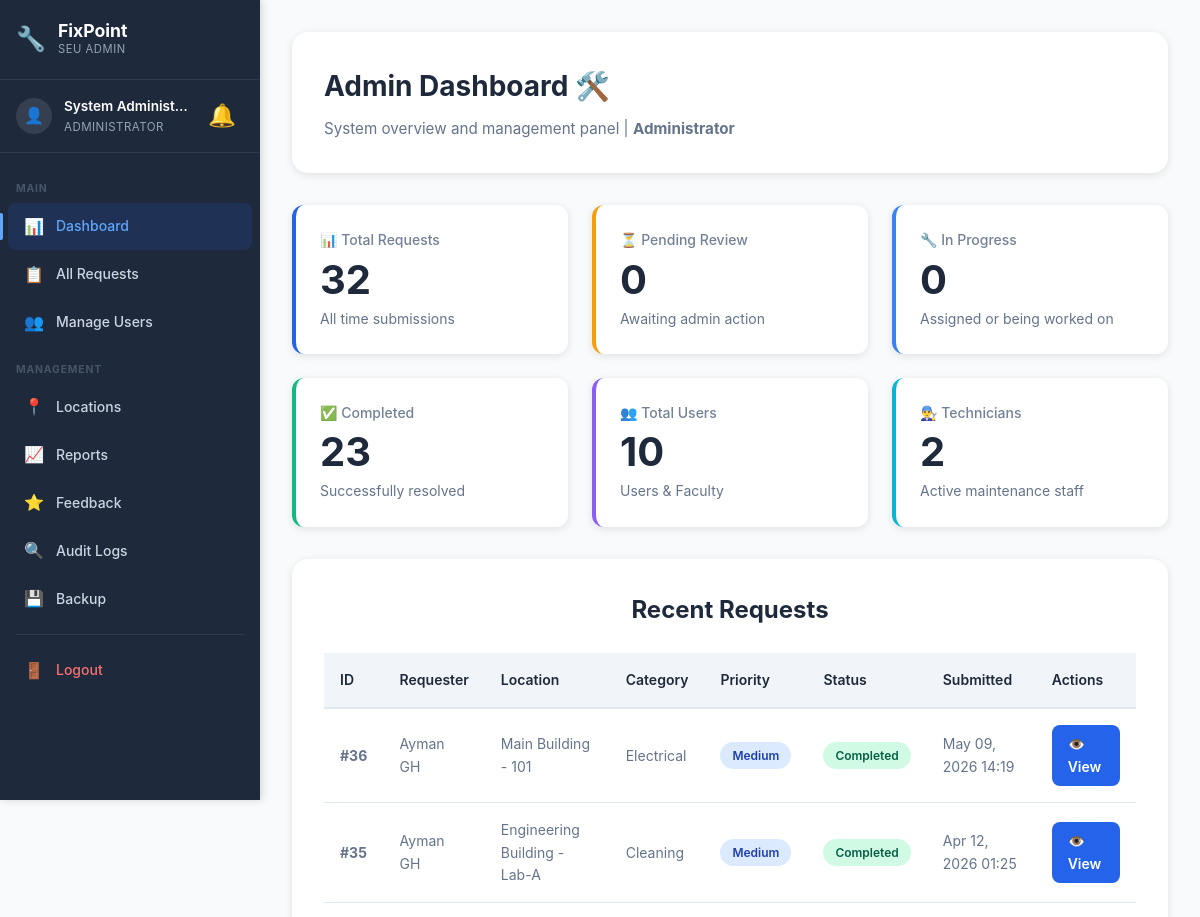
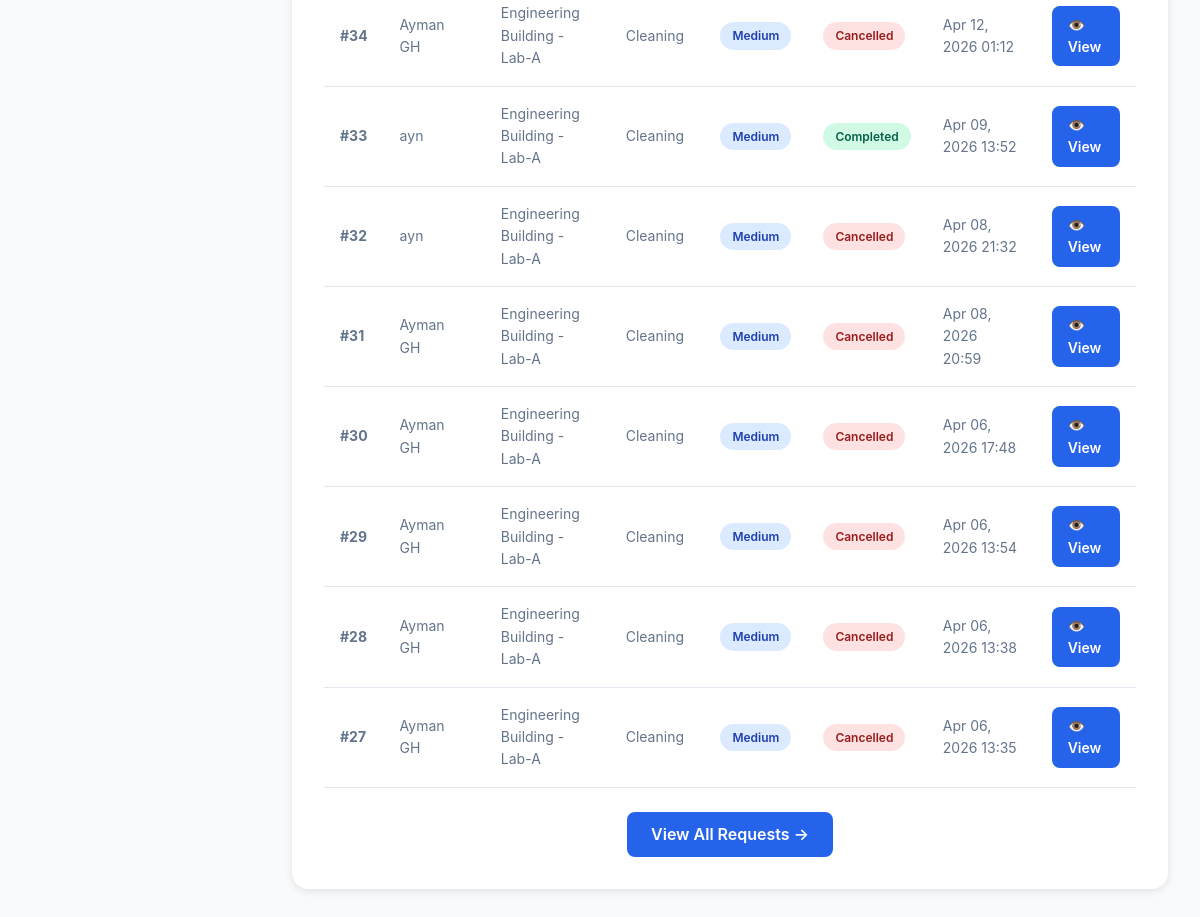
Screenshot of /admin/dashboard.php (signed in) with the database file from the repository (2 pictures, top to bottom).
### tables this page shows
CREATE TABLE `maintenancerequest` (
  `RequestID` int(11) NOT NULL,
  `UserID` int(11) NOT NULL,
  `LocationID` int(11) NOT NULL,
  `CategoryID` int(11) NOT NULL,
  `PriorityID` int(11) NOT NULL,
  `StatusID` int(11) NOT NULL DEFAULT 1,
  `Title` varchar(200) NOT NULL,
  `Description` text NOT NULL,
  `SubmittedAt` timestamp NOT NULL DEFAULT current_timestamp(),
  `UpdatedAt` timestamp NOT NULL DEFAULT current_timestamp() ON UPDATE current_timestamp(),
  `CompletedAt` timestamp NULL DEFAULT NULL
);

CREATE TABLE `user` (
  `UserID` int(11) NOT NULL,
  `RoleID` int(11) NOT NULL,
  `Name` varchar(100) NOT NULL,
  `Email` varchar(100) NOT NULL,
  `Password` varchar(255) NOT NULL,
  `Phone` varchar(20) DEFAULT NULL,
  `MaxRequestsPerWeek` int(11) DEFAULT 2,
  `CreatedAt` timestamp NOT NULL DEFAULT current_timestamp(),
  `LastResetAt` datetime DEFAULT NULL
);

CREATE TABLE `location` (
  `LocationID` int(11) NOT NULL,
  `BuildingName` varchar(100) NOT NULL,
  `FloorNumber` varchar(20) DEFAULT NULL,
  `RoomNumber` varchar(50) DEFAULT NULL,
  `Description` text DEFAULT NULL
);

CREATE TABLE `category` (
  `CategoryID` int(11) NOT NULL,
  `CategoryName` varchar(100) NOT NULL,
  `Description` text DEFAULT NULL
);

CREATE TABLE `priority` (
  `PriorityID` int(11) NOT NULL,
  `PriorityLevel` varchar(50) NOT NULL,
  `Description` text DEFAULT NULL
);

CREATE TABLE `status` (
  `StatusID` int(11) NOT NULL,
  `StatusName` varchar(50) NOT NULL,
  `Description` text DEFAULT NULL
);

### config/helpers.php (called while the page is built, shortened)
<?php
function formatDate($date, $format = 'M d, Y H:i') {
    return date($format, strtotime($date));
}
function e($string) {
    return htmlspecialchars($string, ENT_QUOTES, 'UTF-8');
}
function getStatusBadgeClass($status_name) {
    $classes = [
        'Pending'     => 'status-pending',
        'Reviewed'    => 'status-reviewed',
        'Assigned'    => 'status-assigned',
        'In Progress' => 'status-in-progress',
        'Completed'   => 'status-completed',
        'Cancelled'   => 'status-cancelled'
    ];
    return $classes[$status_name] ?? 'status-default';
}
function getPriorityBadgeClass($priority_level) {
    $classes = [
        'Low'      => 'priority-low',
        'Medium'   => 'priority-medium',
        'High'     => 'priority-high',
        'Critical' => 'priority-critical'
    ];
    return $classes[$priority_level] ?? 'priority-default';
}
?>

### admin/dashboard.php (the view, shortened to what this page needs)
<?php
require_once __DIR__ . '/../config/database.php';
require_once __DIR__ . '/../config/helpers.php';
$user_name = $_SESSION['name'];
$stats = [];
$sql = "SELECT COUNT(*) as total FROM maintenancerequest";
$stats['total'] = $conn->query($sql)->fetch_assoc()['total'];
$sql = "SELECT COUNT(*) as count FROM maintenancerequest WHERE StatusID = 1";
$stats['pending'] = $conn->query($sql)->fetch_assoc()['count'];
$sql = "SELECT COUNT(*) as count FROM maintenancerequest WHERE StatusID IN (3, 4)";
$stats['in_progress'] = $conn->query($sql)->fetch_assoc()['count'];
$sql = "SELECT COUNT(*) as count FROM maintenancerequest WHERE StatusID = 5";
$stats['completed'] = $conn->query($sql)->fetch_assoc()['count'];
$sql = "SELECT COUNT(*) as count FROM user WHERE RoleID IN (3, 4)";
$stats['users'] = $conn->query($sql)->fetch_assoc()['count'];
$sql = "SELECT COUNT(*) as count FROM user WHERE RoleID = 2";
$stats['technicians'] = $conn->query($sql)->fetch_assoc()['count'];
$sql = "SELECT mr.RequestID, mr.Title, mr.Description, mr.SubmittedAt,
            u.Name as RequesterName, l.BuildingName, l.RoomNumber,
            c.CategoryName, p.PriorityLevel, s.StatusName
        FROM maintenancerequest mr
        JOIN user u ON mr.UserID = u.UserID
        JOIN location l ON mr.LocationID = l.LocationID
        JOIN category c ON mr.CategoryID = c.CategoryID
        JOIN priority p ON mr.PriorityID = p.PriorityID
        JOIN status s ON mr.StatusID = s.StatusID
        ORDER BY mr.SubmittedAt DESC LIMIT 10";
$recent_requests = $conn->query($sql)->fetch_all(MYSQLI_ASSOC);
$current_page = 'dashboard';
?>
<!DOCTYPE html>
<html lang="en">
<head>
    <link rel="stylesheet" href="../assets/css/style.css">
    <link rel="stylesheet" href="../assets/css/dashboard.css">
    <link rel="stylesheet" href="../assets/css/sidebar.css">
</head>
<body class="has-sidebar">
    <aside class="sidebar" id="sidebar">
        <div class="sidebar-header">
            <div class="sidebar-logo">
                <span class="sidebar-logo-icon">🔧</span>
                <div>
                    <span class="sidebar-logo-text">FixPoint</span>
                    <span class="sidebar-logo-sub">SEU Admin</span>
                </div>
            </div>
        </div>
        <div class="sidebar-user">
            <div class="sidebar-avatar">👤</div>
            <div class="sidebar-user-info">
                <span class="sidebar-user-name"><?php echo e($user_name); ?></span>
                <span class="sidebar-user-role">Administrator</span>
            </div>
            <?php include __DIR__ . '/../includes/notification-bell.php'; ?>
        </div>
        <nav class="sidebar-nav">
            <div class="sidebar-section-label">Main</div>
            <a href="dashboard.php" class="sidebar-link <?php echo $current_page === 'dashboard' ? 'active' : ''; ?>">
                <span class="sidebar-icon">📊</span><span>Dashboard</span>
            </a>
            <a href="all-requests.php" class="sidebar-link <?php echo $current_page === 'all-requests' ? 'active' : ''; ?>">
                <span class="sidebar-icon">📋</span><span>All Requests</span>
            </a>
            <a href="users.php" class="sidebar-link <?php echo $current_page === 'users' ? 'active' : ''; ?>">
                <span class="sidebar-icon">👥</span><span>Manage Users</span>
            </a>
            <div class="sidebar-section-label">Management</div>
            <a href="locations.php" class="sidebar-link <?php echo $current_page === 'locations' ? 'active' : ''; ?>">
                <span class="sidebar-icon">📍</span><span>Locations</span>
            </a>
            <a href="reports.php" class="sidebar-link <?php echo $current_page === 'reports' ? 'active' : ''; ?>">
                <span class="sidebar-icon">📈</span><span>Reports</span>
            </a>
            <a href="all-feedback.php" class="sidebar-link <?php echo $current_page === 'all-feedback' ? 'active' : ''; ?>">
                <span class="sidebar-icon">⭐</span><span>Feedback</span>
            </a>
            <a href="audit-logs.php" class="sidebar-link <?php echo $current_page === 'audit-logs' ? 'active' : ''; ?>">
                <span class="sidebar-icon">🔍</span><span>Audit Logs</span>
            </a>
            <a href="backup.php" class="sidebar-link <?php echo $current_page === 'backup' ? 'active' : ''; ?>">
                <span class="sidebar-icon">💾</span><span>Backup</span>
            </a>
            <div class="sidebar-divider"></div>
            <a href="../auth/logout.php" class="sidebar-link sidebar-logout">
                <span class="sidebar-icon">🚪</span><span>Logout</span>
            </a>
        </nav>
    </aside>
    <div class="main-content">
                <?php include __DIR__ . '/../includes/notification-bell.php'; ?>
        <div class="dashboard-container">
            <div class="dashboard-header">
                <h1 class="welcome-text">Admin Dashboard 🛠️</h1>
                <p class="user-info">System overview and management panel | <strong>Administrator</strong></p>
            </div>
            <div class="stats-grid">
                <div class="stat-card">
                    <div class="stat-label">📊 Total Requests</div>
                    <div class="stat-value"><?php echo $stats['total']; ?></div>
                    <div class="stat-info">All time submissions</div>
                </div>
                <div class="stat-card warning">
                    <div class="stat-label">⏳ Pending Review</div>
                    <div class="stat-value"><?php echo $stats['pending']; ?></div>
                    <div class="stat-info">Awaiting admin action</div>
                </div>
                <div class="stat-card info">
                    <div class="stat-label">🔧 In Progress</div>
                    <div class="stat-value"><?php echo $stats['in_progress']; ?></div>
                    <div class="stat-info">Assigned or being worked on</div>
                </div>
                <div class="stat-card success">
                    <div class="stat-label">✅ Completed</div>
                    <div class="stat-value"><?php echo $stats['completed']; ?></div>
                    <div class="stat-info">Successfully resolved</div>
                </div>
                <div class="stat-card" style="border-left-color: #8b5cf6;">
                    <div class="stat-label">👥 Total Users</div>
                    <div class="stat-value"><?php echo $stats['users']; ?></div>
                    <div class="stat-info">Users & Faculty</div>
                </div>
                <div class="stat-card" style="border-left-color: #06b6d4;">
                    <div class="stat-label">👨‍🔧 Technicians</div>
                    <div class="stat-value"><?php echo $stats['technicians']; ?></div>
                    <div class="stat-info">Active maintenance staff</div>
                </div>
            </div>
            <div class="requests-section">
                <h2 class="section-title">Recent Requests</h2>
                <?php if (count($recent_requests) > 0): ?>
                <div style="overflow-x: auto;">
                    <table class="requests-table">
                        <thead>
                            <tr><th>ID</th><th>Requester</th><th>Location</th><th>Category</th><th>Priority</th><th>Status</th><th>Submitted</th><th>Actions</th></tr>
                        </thead>
                        <tbody>
                            <?php foreach ($recent_requests as $req): ?>
                            <tr>
                                <td><strong>#<?php echo $req['RequestID']; ?></strong></td>
                                <td><?php echo e($req['RequesterName']); ?></td>
                                <td><?php echo e($req['BuildingName'] . ' - ' . $req['RoomNumber']); ?></td>
                                <td><?php echo e($req['CategoryName']); ?></td>
                                <td><span class="priority-badge <?php echo getPriorityBadgeClass($req['PriorityLevel']); ?>"><?php echo e($req['PriorityLevel']); ?></span></td>
                                <td><span class="status-badge <?php echo getStatusBadgeClass($req['StatusName']); ?>"><?php echo e($req['StatusName']); ?></span></td>
                                <td><?php echo formatDate($req['SubmittedAt'], 'M d, Y H:i'); ?></td>
                                <td><a href="request-details.php?id=<?php echo $req['RequestID']; ?>" class="btn btn-primary" style="padding:0.5rem 1rem;font-size:0.875rem;">👁️ View</a></td>
                            </tr>
                            <?php endforeach; ?>
                        </tbody>
                    </table>
                </div>
                <div style="text-align:center;margin-top:1.5rem;">
                    <a href="all-requests.php" class="btn btn-secondary">View All Requests →</a>
                </div>
                <?php endif; ?>
            </div>
        </div>
    </div>
</body>
</html>

### assets/css/style.css (style rules this page uses)
* { margin: 0; padding: 0; box-sizing: border-box; }
:root { --primary-color: #2563eb; --primary-dark: #1e40af; --secondary-color: #64748b; --success-color: #10b981; --danger-color: #ef4444; --warning-color: #f59e0b; --dark: #1e293b; --gray: #64748b; --light-gray: #f1f5f9; --white: #ffffff; --shadow: 0 4px 6px rgba(0, 0, 0, 0.1); --shadow-lg: 0 10px 25px rgba(0, 0, 0, 0.15); }
body { font-family: -apple-system, BlinkMacSystemFont, 'Segoe UI', Roboto, 'Helvetica Neue', Arial, sans-serif; line-height: 1.6; color: var(--dark); background-color: var(--white); }
.btn { display: inline-block; padding: 0.625rem 1.5rem; border-radius: 0.5rem; text-decoration: none; font-weight: 600; transition: all 0.3s; cursor: pointer; border: none; font-size: 1rem; }
.btn-primary { background: var(--primary-color); color: var(--white); }
.btn-secondary { background: var(--primary-color); color: var(--white); }
.stat-label { font-size: 0.875rem; opacity: 0.9; }
.section-title { font-size: 2.5rem; font-weight: 700; text-align: center; margin-bottom: 1rem; color: var(--dark); }

### assets/css/dashboard.css (style rules this page uses)
.dashboard-container { max-width: 1400px; margin: 0 auto; padding: 2rem; }
.dashboard-header { background: white; padding: 2rem; border-radius: 1rem; box-shadow: 0 2px 8px rgba(0,0,0,0.1); margin-bottom: 2rem; }
.welcome-text { font-size: 1.75rem; font-weight: 700; color: #1e293b; margin-bottom: 0.5rem; }
.user-info { color: #64748b; font-size: 0.95rem; }
.stats-grid { display: grid; grid-template-columns: repeat(auto-fit, minmax(250px, 1fr)); gap: 1.5rem; margin-bottom: 2rem; }
.stat-card { background: white; padding: 1.5rem; border-radius: 0.75rem; box-shadow: 0 2px 8px rgba(0,0,0,0.1); border-left: 4px solid #2563eb; transition: transform 0.2s; }
.stat-card.warning { border-left-color: #f59e0b; }
.stat-card.success { border-left-color: #10b981; }
.stat-card.info { border-left-color: #3b82f6; }
.stat-label { font-size: 0.875rem; color: #64748b; margin-bottom: 0.5rem; font-weight: 500; }
.stat-value { font-size: 2.5rem; font-weight: 700; color: #1e293b; line-height: 1; }
.stat-info { font-size: 0.875rem; color: #64748b; margin-top: 0.5rem; }
.requests-section { background: white; padding: 2rem; border-radius: 1rem; box-shadow: 0 2px 8px rgba(0,0,0,0.1); }
.section-title { font-size: 1.5rem; font-weight: 700; color: #1e293b; margin-bottom: 1.5rem; }
.requests-table { width: 100%; border-collapse: collapse; overflow-x: auto; }
.requests-table th { background: #f1f5f9; padding: 1rem; text-align: left; font-weight: 600; color: #1e293b; border-bottom: 2px solid #e2e8f0; font-size: 0.875rem; white-space: nowrap; }
.requests-table td { padding: 1rem; border-bottom: 1px solid #e2e8f0; color: #64748b; font-size: 0.875rem; }
.status-badge { display: inline-block; padding: 0.25rem 0.75rem; border-radius: 9999px; font-size: 0.75rem; font-weight: 600; white-space: nowrap; }
.status-completed { background: #d1fae5; color: #065f46; }
.status-cancelled { background: #fee2e2; color: #991b1b; }
.priority-badge { display: inline-block; padding: 0.25rem 0.75rem; border-radius: 9999px; font-size: 0.75rem; font-weight: 600; white-space: nowrap; }
.priority-medium { background: #dbeafe; color: #1e40af; }

### admin/dashboard.php (style rules this page uses)
.stats-grid { grid-template-columns: repeat(3, 1fr) !important; }

### rows the page displays
maintenancerequest: RequestID "36", UserID.Name "Ayman GH", LocationID.RoomNumber "Main Building - 101", CategoryID.CategoryName "Electrical", PriorityID.PriorityLevel "Medium", StatusID.StatusName "Completed", SubmittedAt "May 09, 2026 14:19"
maintenancerequest: RequestID "35", UserID.Name "Ayman GH", LocationID.RoomNumber "Engineering Building - Lab-A", CategoryID.CategoryName "Cleaning", PriorityID.PriorityLevel "Medium", StatusID.StatusName "Completed", SubmittedAt "Apr 12, 2026 01:25"
maintenancerequest: RequestID "34", UserID.Name "Ayman GH", LocationID.RoomNumber "Engineering Building - Lab-A", CategoryID.CategoryName "Cleaning", PriorityID.PriorityLevel "Medium", StatusID.StatusName "Cancelled", SubmittedAt "Apr 12, 2026 01:12"
maintenancerequest: RequestID "33", UserID.Name "ayn", LocationID.RoomNumber "Engineering Building - Lab-A", CategoryID.CategoryName "Cleaning", PriorityID.PriorityLevel "Medium", StatusID.StatusName "Completed", SubmittedAt "Apr 09, 2026 13:52"
maintenancerequest: RequestID "32", UserID.Name "ayn", LocationID.RoomNumber "Engineering Building - Lab-A", CategoryID.CategoryName "Cleaning", PriorityID.PriorityLevel "Medium", StatusID.StatusName "Cancelled", SubmittedAt "Apr 08, 2026 21:32"
maintenancerequest: RequestID "31", UserID.Name "Ayman GH", LocationID.RoomNumber "Engineering Building - Lab-A", CategoryID.CategoryName "Cleaning", PriorityID.PriorityLevel "Medium", StatusID.StatusName "Cancelled", SubmittedAt "Apr 08, 2026 20:59"
maintenancerequest: RequestID "30", UserID.Name "Ayman GH", LocationID.RoomNumber "Engineering Building - Lab-A", CategoryID.CategoryName "Cleaning", PriorityID.PriorityLevel "Medium", StatusID.StatusName "Cancelled", SubmittedAt "Apr 06, 2026 17:48"
maintenancerequest: RequestID "29", UserID.Name "Ayman GH", LocationID.RoomNumber "Engineering Building - Lab-A", CategoryID.CategoryName "Cleaning", PriorityID.PriorityLevel "Medium", StatusID.StatusName "Cancelled", SubmittedAt "Apr 06, 2026 13:54"
maintenancerequest: RequestID "28", UserID.Name "Ayman GH", LocationID.RoomNumber "Engineering Building - Lab-A", CategoryID.CategoryName "Cleaning", PriorityID.PriorityLevel "Medium", StatusID.StatusName "Cancelled", SubmittedAt "Apr 06, 2026 13:38"
maintenancerequest: RequestID "27", UserID.Name "Ayman GH", LocationID.RoomNumber "Engineering Building - Lab-A", CategoryID.CategoryName "Cleaning", PriorityID.PriorityLevel "Medium", StatusID.StatusName "Cancelled", SubmittedAt "Apr 06, 2026 13:35"

### other values shown
$user_name "System Administ…"
$stats['total'] "32"
$stats['pending'] "0"
$stats['in_progress'] "0"
$stats['completed'] "23"
$stats['users'] "10"
$stats['technicians'] "2"
